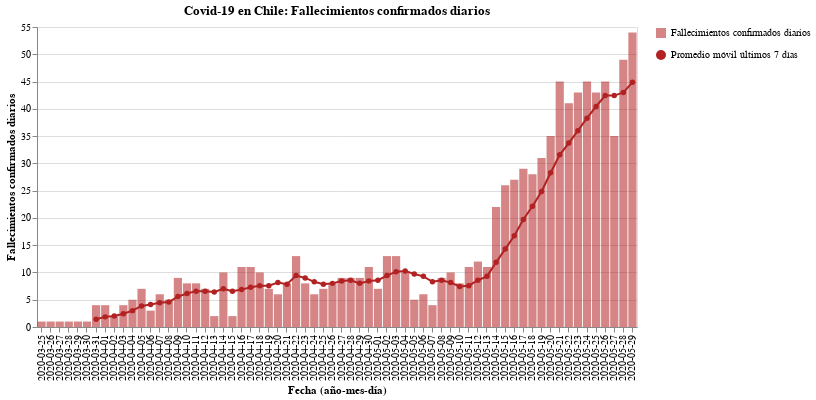

Here is the notebook cell this chart was saved with:
### Code cell
#hide_input
bars = alt.Chart(new_deaths).mark_bar(opacity=0.7, color='firebrick').encode(
    x = alt.X('Dates:N', axis=alt.Axis(title='Fecha (año-mes-día)')),
    y = alt.Y('New_deaths:Q', axis=alt.Axis(title='Fallecimientos confirmados diarios')),
    tooltip = ['Dates', 'New_deaths'],
    opacity=alt.Opacity('Fallecimientos confirmados diarios', legend=alt.Legend(title=""))
)

line = alt.Chart(new_deaths).mark_line(point={
      "filled": True,
      "fill": "firebrick"
    }, color='firebrick').encode(
    x=alt.X('Dates:N', axis=alt.Axis(title='Fecha (año-mes-día)')),
    y = alt.Y('Rolling:Q'),
    shape=alt.Shape('Promedio móvil últimos 7 días', legend=alt.Legend(title=""))
)

(bars + line).properties(
    title='Covid-19 en Chile: Fallecimientos confirmados diarios',
    width=600
)

### Figure 1 — Vega-Lite specification as saved in the notebook (floating-point values rounded to 4 significant figures)
{"config": {"view": {"continuousWidth": 400, "continuousHeight": 300}}, "layer": [{"mark": {"type": "bar", "color": "firebrick", "opacity": 0.7}, "encoding": {"opacity": {"type": "nominal", "field": "Fallecimientos confirmados diarios", "legend": {"title": ""}}, "tooltip": [{"type": "nominal", "field": "Dates"}, {"type": "quantitative", "field": "New_deaths"}], "x": {"type": "nominal", "axis": {"title": "Fecha (año-mes-día)"}, "field": "Dates"}, "y": {"type": "quantitative", "axis": {"title": "Fallecimientos confirmados diarios"}, "field": "New_deaths"}}}, {"mark": {"type": "line", "color": "firebrick", "point": {"filled": true, "fill": "firebrick"}}, "encoding": {"shape": {"type": "nominal", "field": "Promedio móvil últimos 7 días", "legend": {"title": ""}}, "x": {"type": "nominal", "axis": {"title": "Fecha (año-mes-día)"}, "field": "Dates"}, "y": {"type": "quantitative", "field": "Rolling"}}}], "data": {"name": "data-1b7b700c29984f88b4be58b6fafa21fe"}, "title": "Covid-19 en Chile: Fallecimientos confirmados diarios", "width": 600, "$schema": "https://vega.github.io/schema/vega-lite/v4.8.1.json", "datasets": {"data-1b7b700c29984f88b4be58b6fafa21fe": [{"Dates": "2020-03-25", "New_deaths": 1, "Rolling": null, "Fallecimientos confirmados diarios": "Fallecimientos confirmados diarios", "Promedio móvil últimos 7 días": "Promedio móvil últimos 7 días"}, {"Dates": "2020-03-26", "New_deaths": 1, "Rolling": null, "Fallecimientos confirmados diarios": "Fallecimientos confirmados diarios", "Promedio móvil últimos 7 días": "Promedio móvil últimos 7 días"}, {"Dates": "2020-03-27", "New_deaths": 1, "Rolling": null, "Fallecimientos confirmados diarios": "Fallecimientos confirmados diarios", "Promedio móvil últimos 7 días": "Promedio móvil últimos 7 días"}, {"Dates": "2020-03-28", "New_deaths": 1, "Rolling": null, "Fallecimientos confirmados diarios": "Fallecimientos confirmados diarios", "Promedio móvil últimos 7 días": "Promedio móvil últimos 7 días"}, {"Dates": "2020-03-29", "New_deaths": 1, "Rolling": null, "Fallecimientos confirmados diarios": "Fallecimientos confirmados diarios", "Promedio móvil últimos 7 días": "Promedio móvil últimos 7 días"}, {"Dates": "2020-03-30", "New_deaths": 1, "Rolling": null, "Fallecimientos confirmados diarios": "Fallecimientos confirmados diarios", "Promedio móvil últimos 7 días": "Promedio móvil últimos 7 días"}, {"Dates": "2020-03-31", "New_deaths": 4, "Rolling": 1.429, "Fallecimientos confirmados diarios": "Fallecimientos confirmados diarios", "Promedio móvil últimos 7 días": "Promedio móvil últimos 7 días"}, {"Dates": "2020-04-01", "New_deaths": 4, "Rolling": 1.857, "Fallecimientos confirmados diarios": "Fallecimientos confirmados diarios", "Promedio móvil últimos 7 días": "Promedio móvil últimos 7 días"}, {"Dates": "2020-04-02", "New_deaths": 2, "Rolling": 2.0, "Fallecimientos confirmados diarios": "Fallecimientos confirmados diarios", "Promedio móvil últimos 7 días": "Promedio móvil últimos 7 días"}, {"Dates": "2020-04-03", "New_deaths": 4, "Rolling": 2.429, "Fallecimientos confirmados diarios": "Fallecimientos confirmados diarios", "Promedio móvil últimos 7 días": "Promedio móvil últimos 7 días"}, {"Dates": "2020-04-04", "New_deaths": 5, "Rolling": 3.0, "Fallecimientos confirmados diarios": "Fallecimientos confirmados diarios", "Promedio móvil últimos 7 días": "Promedio móvil últimos 7 días"}, {"Dates": "2020-04-05", "New_deaths": 7, "Rolling": 3.857, "Fallecimientos confirmados diarios": "Fallecimientos confirmados diarios", "Promedio móvil últimos 7 días": "Promedio móvil últimos 7 días"}, {"Dates": "2020-04-06", "New_deaths": 3, "Rolling": 4.143, "Fallecimientos confirmados diarios": "Fallecimientos confirmados diarios", "Promedio móvil últimos 7 días": "Promedio móvil últimos 7 días"}, {"Dates": "2020-04-07", "New_deaths": 6, "Rolling": 4.429, "Fallecimientos confirmados diarios": "Fallecimientos confirmados diarios", "Promedio móvil últimos 7 días": "Promedio móvil últimos 7 días"}, {"Dates": "2020-04-08", "New_deaths": 5, "Rolling": 4.571, "Fallecimientos confirmados diarios": "Fallecimientos confirmados diarios", "Promedio móvil últimos 7 días": "Promedio móvil últimos 7 días"}, {"Dates": "2020-04-09", "New_deaths": 9, "Rolling": 5.571, "Fallecimientos confirmados diarios": "Fallecimientos confirmados diarios", "Promedio móvil últimos 7 días": "Promedio móvil últimos 7 días"}, {"Dates": "2020-04-10", "New_deaths": 8, "Rolling": 6.143, "Fallecimientos confirmados diarios": "Fallecimientos confirmados diarios", "Promedio móvil últimos 7 días": "Promedio móvil últimos 7 días"}, {"Dates": "2020-04-11", "New_deaths": 8, "Rolling": 6.571, "Fallecimientos confirmados diarios": "Fallecimientos confirmados diarios", "Promedio móvil últimos 7 días": "Promedio móvil últimos 7 días"}, {"Dates": "2020-04-12", "New_deaths": 7, "Rolling": 6.571, "Fallecimientos confirmados diarios": "Fallecimientos confirmados diarios", "Promedio móvil últimos 7 días": "Promedio móvil últimos 7 días"}, {"Dates": "2020-04-13", "New_deaths": 2, "Rolling": 6.429, "Fallecimientos confirmados diarios": "Fallecimientos confirmados diarios", "Promedio móvil últimos 7 días": "Promedio móvil últimos 7 días"}, {"Dates": "2020-04-14", "New_deaths": 10, "Rolling": 7.0, "Fallecimientos confirmados diarios": "Fallecimientos confirmados diarios", "Promedio móvil últimos 7 días": "Promedio móvil últimos 7 días"}, {"Dates": "2020-04-15", "New_deaths": 2, "Rolling": 6.571, "Fallecimientos confirmados diarios": "Fallecimientos confirmados diarios", "Promedio móvil últimos 7 días": "Promedio móvil últimos 7 días"}, {"Dates": "2020-04-16", "New_deaths": 11, "Rolling": 6.857, "Fallecimientos confirmados diarios": "Fallecimientos confirmados diarios", "Promedio móvil últimos 7 días": "Promedio móvil últimos 7 días"}, {"Dates": "2020-04-17", "New_deaths": 11, "Rolling": 7.286, "Fallecimientos confirmados diarios": "Fallecimientos confirmados diarios", "Promedio móvil últimos 7 días": "Promedio móvil últimos 7 días"}, {"Dates": "2020-04-18", "New_deaths": 10, "Rolling": 7.571, "Fallecimientos confirmados diarios": "Fallecimientos confirmados diarios", "Promedio móvil últimos 7 días": "Promedio móvil últimos 7 días"}, {"Dates": "2020-04-19", "New_deaths": 7, "Rolling": 7.571, "Fallecimientos confirmados diarios": "Fallecimientos confirmados diarios", "Promedio móvil últimos 7 días": "Promedio móvil últimos 7 días"}, {"Dates": "2020-04-20", "New_deaths": 6, "Rolling": 8.143, "Fallecimientos confirmados diarios": "Fallecimientos confirmados diarios", "Promedio móvil últimos 7 días": "Promedio móvil últimos 7 días"}, {"Dates": "2020-04-21", "New_deaths": 8, "Rolling": 7.857, "Fallecimientos confirmados diarios": "Fallecimientos confirmados diarios", "Promedio móvil últimos 7 días": "Promedio móvil últimos 7 días"}, {"Dates": "2020-04-22", "New_deaths": 13, "Rolling": 9.429, "Fallecimientos confirmados diarios": "Fallecimientos confirmados diarios", "Promedio móvil últimos 7 días": "Promedio móvil últimos 7 días"}, {"Dates": "2020-04-23", "New_deaths": 8, "Rolling": 9.0, "Fallecimientos confirmados diarios": "Fallecimientos confirmados diarios", "Promedio móvil últimos 7 días": "Promedio móvil últimos 7 días"}, {"Dates": "2020-04-24", "New_deaths": 6, "Rolling": 8.286, "Fallecimientos confirmados diarios": "Fallecimientos confirmados diarios", "Promedio móvil últimos 7 días": "Promedio móvil últimos 7 días"}, {"Dates": "2020-04-25", "New_deaths": 7, "Rolling": 7.857, "Fallecimientos confirmados diarios": "Fallecimientos confirmados diarios", "Promedio móvil últimos 7 días": "Promedio móvil últimos 7 días"}, {"Dates": "2020-04-26", "New_deaths": 8, "Rolling": 8.0, "Fallecimientos confirmados diarios": "Fallecimientos confirmados diarios", "Promedio móvil últimos 7 días": "Promedio móvil últimos 7 días"}, {"Dates": "2020-04-27", "New_deaths": 9, "Rolling": 8.429, "Fallecimientos confirmados diarios": "Fallecimientos confirmados diarios", "Promedio móvil últimos 7 días": "Promedio móvil últimos 7 días"}, {"Dates": "2020-04-28", "New_deaths": 9, "Rolling": 8.571, "Fallecimientos confirmados diarios": "Fallecimientos confirmados diarios", "Promedio móvil últimos 7 días": "Promedio móvil últimos 7 días"}, {"Dates": "2020-04-29", "New_deaths": 9, "Rolling": 8.0, "Fallecimientos confirmados diarios": "Fallecimientos confirmados diarios", "Promedio móvil últimos 7 días": "Promedio móvil últimos 7 días"}, {"Dates": "2020-04-30", "New_deaths": 11, "Rolling": 8.429, "Fallecimientos confirmados diarios": "Fallecimientos confirmados diarios", "Promedio móvil últimos 7 días": "Promedio móvil últimos 7 días"}, {"Dates": "2020-05-01", "New_deaths": 7, "Rolling": 8.571, "Fallecimientos confirmados diarios": "Fallecimientos confirmados diarios", "Promedio móvil últimos 7 días": "Promedio móvil últimos 7 días"}, {"Dates": "2020-05-02", "New_deaths": 13, "Rolling": 9.429, "Fallecimientos confirmados diarios": "Fallecimientos confirmados diarios", "Promedio móvil últimos 7 días": "Promedio móvil últimos 7 días"}, {"Dates": "2020-05-03", "New_deaths": 13, "Rolling": 10.14, "Fallecimientos confirmados diarios": "Fallecimientos confirmados diarios", "Promedio móvil últimos 7 días": "Promedio móvil últimos 7 días"}, {"Dates": "2020-05-04", "New_deaths": 10, "Rolling": 10.29, "Fallecimientos confirmados diarios": "Fallecimientos confirmados diarios", "Promedio móvil últimos 7 días": "Promedio móvil últimos 7 días"}, {"Dates": "2020-05-05", "New_deaths": 5, "Rolling": 9.714, "Fallecimientos confirmados diarios": "Fallecimientos confirmados diarios", "Promedio móvil últimos 7 días": "Promedio móvil últimos 7 días"}, {"Dates": "2020-05-06", "New_deaths": 6, "Rolling": 9.286, "Fallecimientos confirmados diarios": "Fallecimientos confirmados diarios", "Promedio móvil últimos 7 días": "Promedio móvil últimos 7 días"}, {"Dates": "2020-05-07", "New_deaths": 4, "Rolling": 8.286, "Fallecimientos confirmados diarios": "Fallecimientos confirmados diarios", "Promedio móvil últimos 7 días": "Promedio móvil últimos 7 días"}, {"Dates": "2020-05-08", "New_deaths": 9, "Rolling": 8.571, "Fallecimientos confirmados diarios": "Fallecimientos confirmados diarios", "Promedio móvil últimos 7 días": "Promedio móvil últimos 7 días"}, {"Dates": "2020-05-09", "New_deaths": 10, "Rolling": 8.143, "Fallecimientos confirmados diarios": "Fallecimientos confirmados diarios", "Promedio móvil últimos 7 días": "Promedio móvil últimos 7 días"}, {"Dates": "2020-05-10", "New_deaths": 8, "Rolling": 7.429, "Fallecimientos confirmados diarios": "Fallecimientos confirmados diarios", "Promedio móvil últimos 7 días": "Promedio móvil últimos 7 días"}, {"Dates": "2020-05-11", "New_deaths": 11, "Rolling": 7.571, "Fallecimientos confirmados diarios": "Fallecimientos confirmados diarios", "Promedio móvil últimos 7 días": "Promedio móvil últimos 7 días"}, {"Dates": "2020-05-12", "New_deaths": 12, "Rolling": 8.571, "Fallecimientos confirmados diarios": "Fallecimientos confirmados diarios", "Promedio móvil últimos 7 días": "Promedio móvil últimos 7 días"}, {"Dates": "2020-05-13", "New_deaths": 11, "Rolling": 9.286, "Fallecimientos confirmados diarios": "Fallecimientos confirmados diarios", "Promedio móvil últimos 7 días": "Promedio móvil últimos 7 días"}, {"Dates": "2020-05-14", "New_deaths": 22, "Rolling": 11.86, "Fallecimientos confirmados diarios": "Fallecimientos confirmados diarios", "Promedio móvil últimos 7 días": "Promedio móvil últimos 7 días"}, {"Dates": "2020-05-15", "New_deaths": 26, "Rolling": 14.29, "Fallecimientos confirmados diarios": "Fallecimientos confirmados diarios", "Promedio móvil últimos 7 días": "Promedio móvil últimos 7 días"}, {"Dates": "2020-05-16", "New_deaths": 27, "Rolling": 16.71, "Fallecimientos confirmados diarios": "Fallecimientos confirmados diarios", "Promedio móvil últimos 7 días": "Promedio móvil últimos 7 días"}, {"Dates": "2020-05-17", "New_deaths": 29, "Rolling": 19.71, "Fallecimientos confirmados diarios": "Fallecimientos confirmados diarios", "Promedio móvil últimos 7 días": "Promedio móvil últimos 7 días"}, {"Dates": "2020-05-18", "New_deaths": 28, "Rolling": 22.14, "Fallecimientos confirmados diarios": "Fallecimientos confirmados diarios", "Promedio móvil últimos 7 días": "Promedio móvil últimos 7 días"}, {"Dates": "2020-05-19", "New_deaths": 31, "Rolling": 24.86, "Fallecimientos confirmados diarios": "Fallecimientos confirmados diarios", "Promedio móvil últimos 7 días": "Promedio móvil últimos 7 días"}, {"Dates": "2020-05-20", "New_deaths": 35, "Rolling": 28.29, "Fallecimientos confirmados diarios": "Fallecimientos confirmados diarios", "Promedio móvil últimos 7 días": "Promedio móvil últimos 7 días"}, {"Dates": "2020-05-21", "New_deaths": 45, "Rolling": 31.57, "Fallecimientos confirmados diarios": "Fallecimientos confirmados diarios", "Promedio móvil últimos 7 días": "Promedio móvil últimos 7 días"}, {"Dates": "2020-05-22", "New_deaths": 41, "Rolling": 33.71, "Fallecimientos confirmados diarios": "Fallecimientos confirmados diarios", "Promedio móvil últimos 7 días": "Promedio móvil últimos 7 días"}, {"Dates": "2020-05-23", "New_deaths": 43, "Rolling": 36.0, "Fallecimientos confirmados diarios": "Fallecimientos confirmados diarios", "Promedio móvil últimos 7 días": "Promedio móvil últimos 7 días"}, {"Dates": "2020-05-24", "New_deaths": 45, "Rolling": 38.29, "Fallecimientos confirmados diarios": "Fallecimientos confirmados diarios", "Promedio móvil últimos 7 días": "Promedio móvil últimos 7 días"}, {"Dates": "2020-05-25", "New_deaths": 43, "Rolling": 40.43, "Fallecimientos confirmados diarios": "Fallecimientos confirmados diarios", "Promedio móvil últimos 7 días": "Promedio móvil últimos 7 días"}, {"Dates": "2020-05-26", "New_deaths": 45, "Rolling": 42.43, "Fallecimientos confirmados diarios": "Fallecimientos confirmados diarios", "Promedio móvil últimos 7 días": "Promedio móvil últimos 7 días"}, {"Dates": "2020-05-27", "New_deaths": 35, "Rolling": 42.43, "Fallecimientos confirmados diarios": "Fallecimientos confirmados diarios", "Promedio móvil últimos 7 días": "Promedio móvil últimos 7 días"}, {"Dates": "2020-05-28", "New_deaths": 49, "Rolling": 43.0, "Fallecimientos confirmados diarios": "Fallecimientos confirmados diarios", "Promedio móvil últimos 7 días": "Promedio móvil últimos 7 días"}, {"Dates": "2020-05-29", "New_deaths": 54, "Rolling": 44.86, "Fallecimientos confirmados diarios": "Fallecimientos confirmados diarios", "Promedio móvil últimos 7 días": "Promedio móvil últimos 7 días"}]}}
